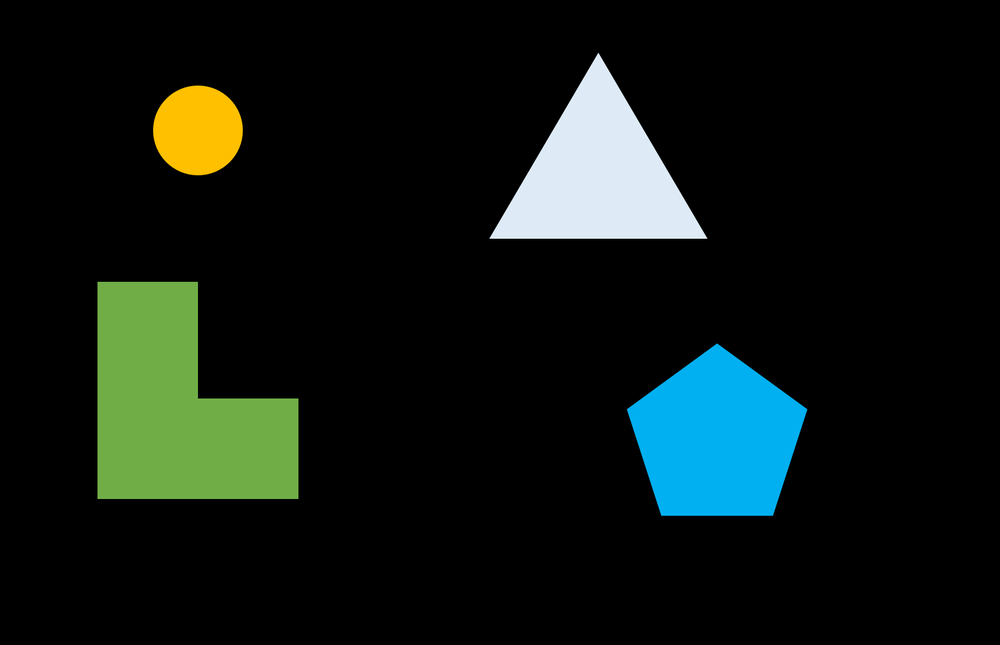
#> input picture src/Blob.png, 1000 x 645 px, shrunk from 1672 x 1078 before the run, found by its file name
$ python blobDetection.py
#> lines starting #> are read from the running program, lines starting #| are printed output that depends on the picture; after the words box and inside, x2 and y2 are one past the last pixel; in counts of white or black regions, pixels touching at a corner belong together
import cv2
import copy

img = cv2.imread("src/Blob.png")
#> img is the input picture: shape (645, 1000, 3); mean B, G, R 19.3, 23.7, 15
img_g = cv2.imread("src/Blob.png", 0)
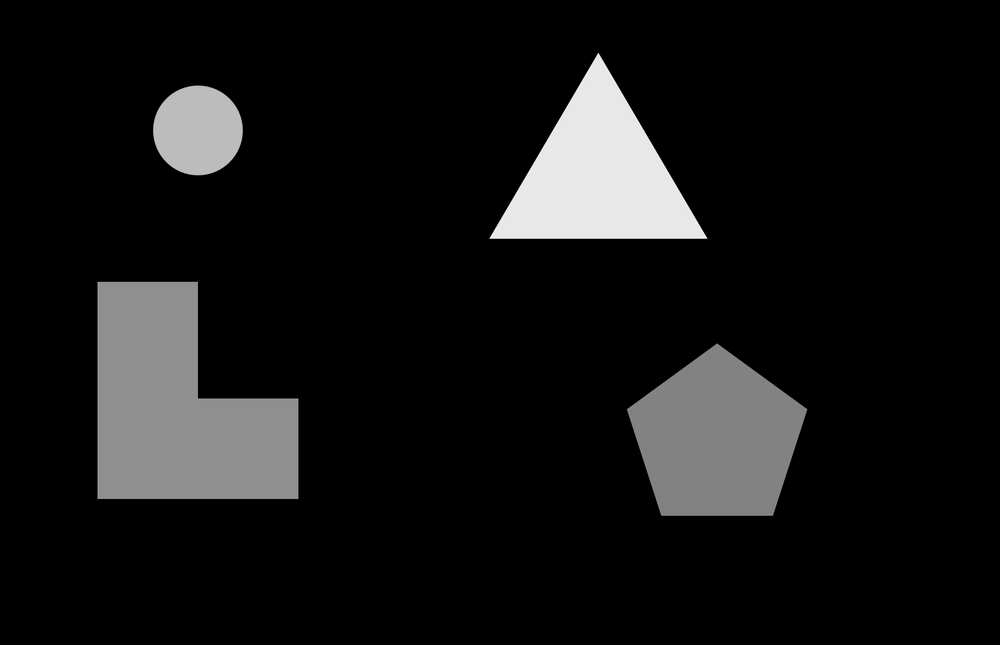
#> img_g: shape (645, 1000); min 0, max 253, mean 20.6

cv2.imshow("img", img)
cv2.waitKey(0)
cv2.destroyAllWindows()

ret, img_bi = cv2.threshold(img_g, 100, 255, cv2.THRESH_BINARY)
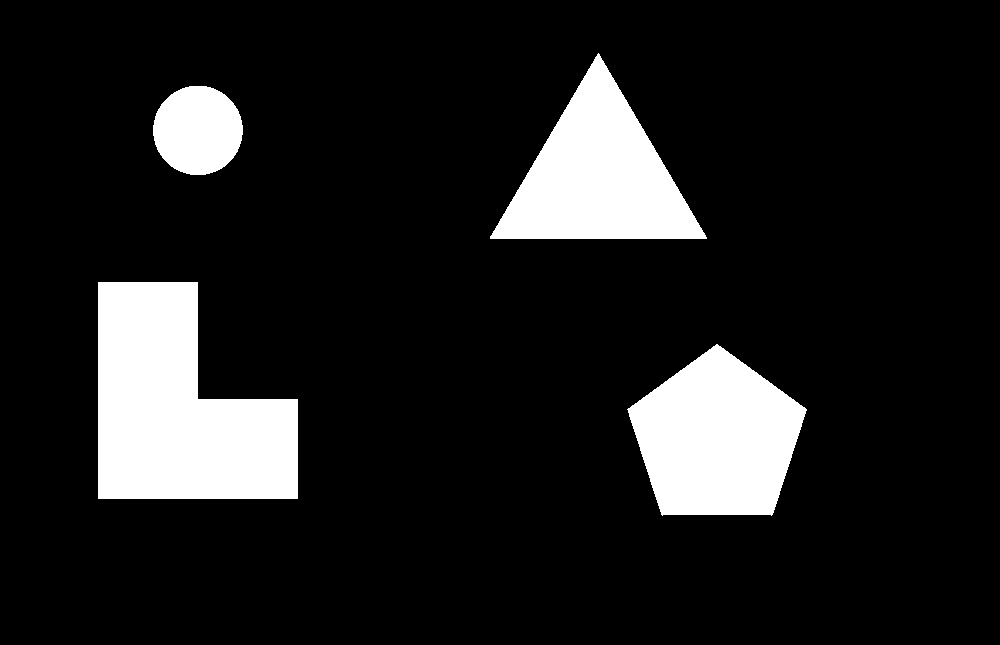
#> img_bi: shape (645, 1000); 12.4% white; 4 white regions, box (x1, y1, x2, y2) and area: (98, 282, 298, 499) 31700, (627, 344, 807, 516) 21297, (490, 53, 707, 239) 20391, (153, 86, 243, 175) 6299
cv2.imshow("img", img_bi)
cv2.waitKey(0)
cv2.destroyAllWindows()


nLabels, labelImage, stats, centroids = cv2.connectedComponentsWithStats(img_bi)
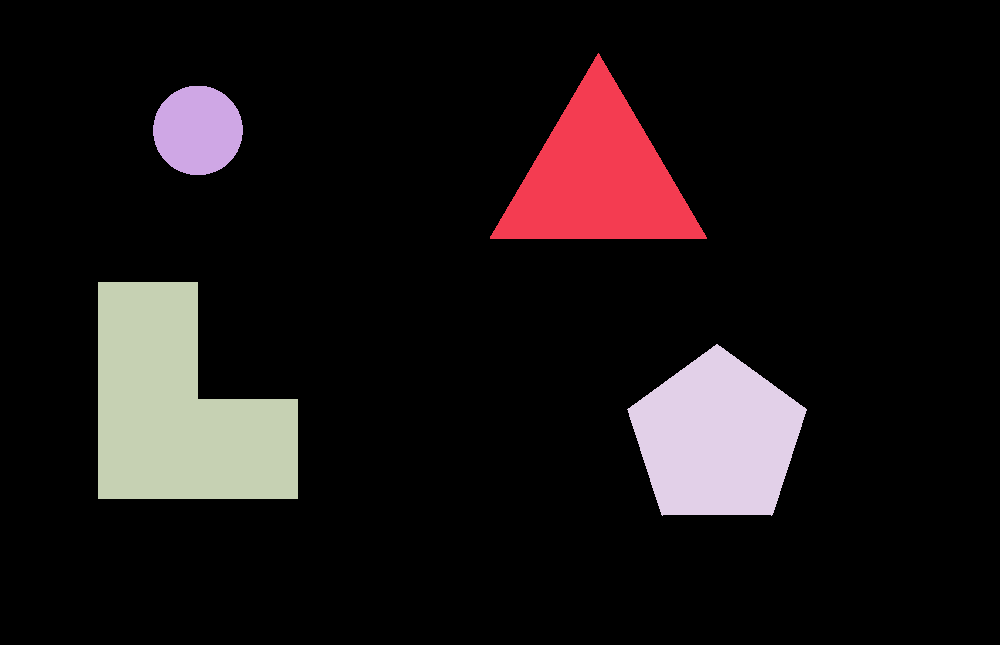
#> labelImage: shape (645, 1000) int32; 5 distinct labels, from 0 to 4; one colour per label, 0 black
#> nLabels = 5; stats = [[0, 0, 1000, 645, 565313], [490, 53, 217, 186, 20391], [153, 86, 90, 89, 6299], [98, 282, 200, 217, 31700], [627, 344, 180, 172, 21297]]; centroids = [[509.1, 320.2], [597.9, 176.4], [197.5, 129.9], [179, 408.5], [716.6, 438]]
print(nLabels)
#| 5
print(labelImage)
#> (printed output is left out)
print(stats)
#| [[     0      0   1000    645 565313]
#|  [   490     53    217    186  20391]
#|  [   153     86     90     89   6299]
#|  [    98    282    200    217  31700]
#|  [   627    344    180    172  21297]]

img_blob = copy.deepcopy(img)
f, w = img_g.shape
#> f = 645; w = 1000
color = [[255, 0, 0],[0, 255, 0],[0, 0, 255],[255, 255, 0]]
for y in range(w):
    for x in range(w):
#> (the run stopped early here; a loop or call above may not have finished)
